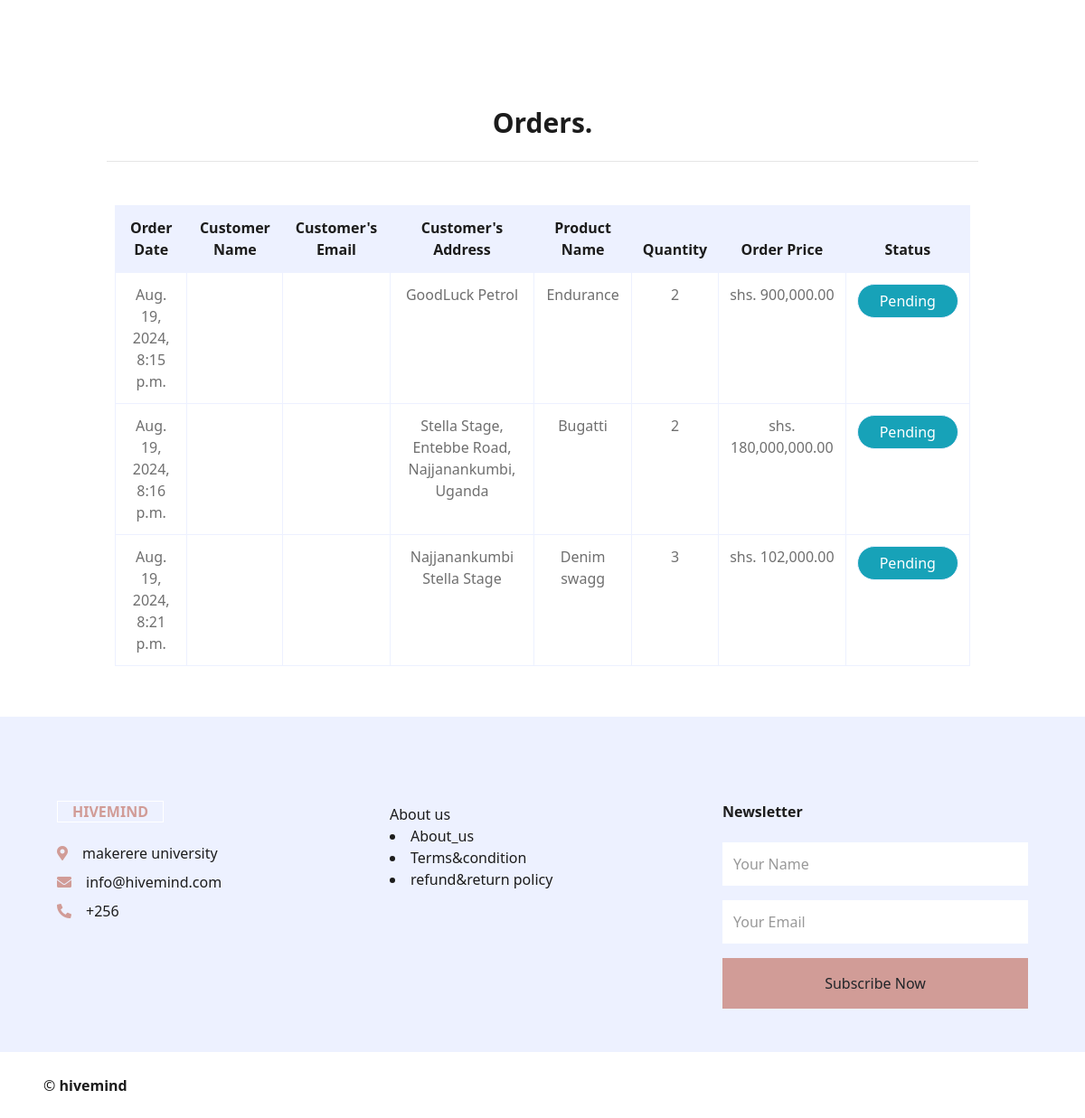
The page /business/ordered/ (signed in, lower part) on the database as committed earlier.
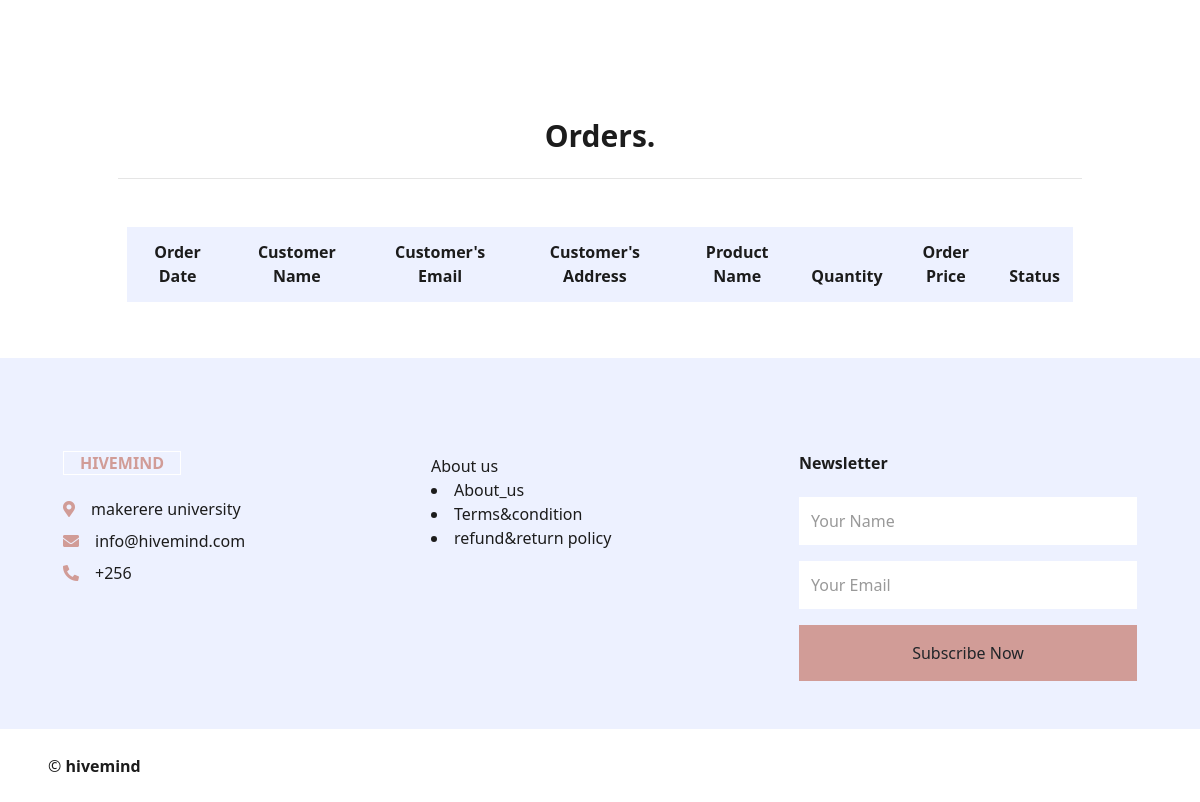
The same page on the database as committed later.
### orders/models.py (models this page shows, shortened)
class OrderItem(models.Model):
    order = models.ForeignKey(Order,related_name='orders',on_delete=models.CASCADE)
    product = models.ForeignKey(Type,related_name='items',on_delete=models.CASCADE)
    price = models.DecimalField(max_digits=10,decimal_places=2)
    quantity = models.PositiveIntegerField(default=1)
    def get_cost(self):
        return self.price * self.quantity

class Order(models.Model):
    user = models.ForeignKey(User, related_name='orders', on_delete=models.CASCADE, null=True)
    address = models.CharField(max_length=250)
    phone_number = models.CharField(max_length=20)
    created = models.DateTimeField(auto_now_add=True)
    updated = models.DateTimeField(auto_now=True)
    paid = models.BooleanField(default=False)
    class Meta:
        ordering = ['-created']
        indexes = [
             models.Index(fields=['-created']),
             ]

### jumia/models.py (models this page shows, shortened)
class Type(models.Model):
    category = models.ForeignKey(Categories, related_name='type',on_delete=models.CASCADE, blank=True, null=True)
    name = models.CharField(max_length = 250)
    description = models.TextField(blank=True, null=True)
    price = models.DecimalField(max_digits = 30, decimal_places=2)
    image = models.ImageField(upload_to='uploads/', null=True)
    is_available = models.BooleanField(default=True)
    product_by = models.ForeignKey(User,on_delete=models.CASCADE, blank=True, null=True)
    created_at = models.DateTimeField(auto_now_add=True)

### business/views.py (the view)
# urls.py: path('ordered/',ordered, name= 'ordered'),
@login_required
@business_required
def ordered(request):
    ordered_product = OrderItem.objects.all()
    return render(request, 'bus/ordered.html', {'ordered_product':ordered_product})

### cart/cart.py (called while the page is built)
    def __len__(self):
        return sum(item['quantity'] for item in self.cart.values())

### cart/context_processors.py (called while the page is built)
def cart(request):
    return {'cart': Cart(request)}

def cart_count(request):
    cart = Cart(request)
    return {'cart_count': len(cart)}

### jumia/context_processors.py (called while the page is built)
def categories(request):
    cat = Categories.objects.all()
    return {'cat': cat}

### business/templates/bus/ordered.html (shortened to what this page needs)
{% extends 'bus/board.html' %}
{% load humanize %}
{% block content %}
<div class="container-fluid pt-5">
  <h1 class="text-center py-4 text-3xl font-bold">Orders.</h1>
  <hr>
  <br>
  <br>
  <div class="row px-xl-4 pb-2">
      <table class="table table-bordered text-center mb-0">
        <thead class="bg-secondary text-dark">
            <tr>
                <th>Order Date</th>
                <th>Customer Name</th>
                <th>Customer's Email</th>
                <th>Customer's Address</th>
                <th>Product Name</th>
                <th>Quantity</th>
                <th>Order Price</th>
                <th>Status</th>
            </tr>
        </thead>
        <tbody class="align-middle">
          {% for item in ordered_product %}
              {% if request.user == item.product.product_by %}
                <tr>
                  <td>{{item.order.created}}</td>
                  <td>{{item.order.first_name}} {{item.order.last_name}}</td>
                  <td>{{item.order.email}}</td>
                  <td>{{item.order.address}}</td>
                  <td>{{item.product.name}}</td>
                  <td>{{item.quantity}}</td>
                  <td>shs. {{item.get_cost|intcomma}}</td>
                  <td><a href="">
                    <button class="rounded-full btn btn-info px-4 border border-red-900 text-bold">Pending</button>
                  </a></td>
                </tr>
              {% endif %}
          {% endfor %}
        </tbody>
      </table>
  </div>
</div>
{% endblock %}

Rows that differ between the two databases and show on the page:
removed OrderItem: order.created "Aug. 19, 2024, 8:15 p.m.", order.address "GoodLuck Petrol", product.name "Endurance", quantity "2", get_cost "900,000.00"
removed OrderItem: order.created "Aug. 19, 2024, 8:16 p.m.", order.address "Stella Stage, Entebbe Road, Najjanankumbi, Uganda", product.name "Bugatti", quantity "2", get_cost "180,000,000.00"
removed OrderItem: order.created "Aug. 19, 2024, 8:21 p.m.", order.address "Najjanankumbi Stella Stage", product.name "Denim swagg", quantity "3", get_cost "102,000.00"
